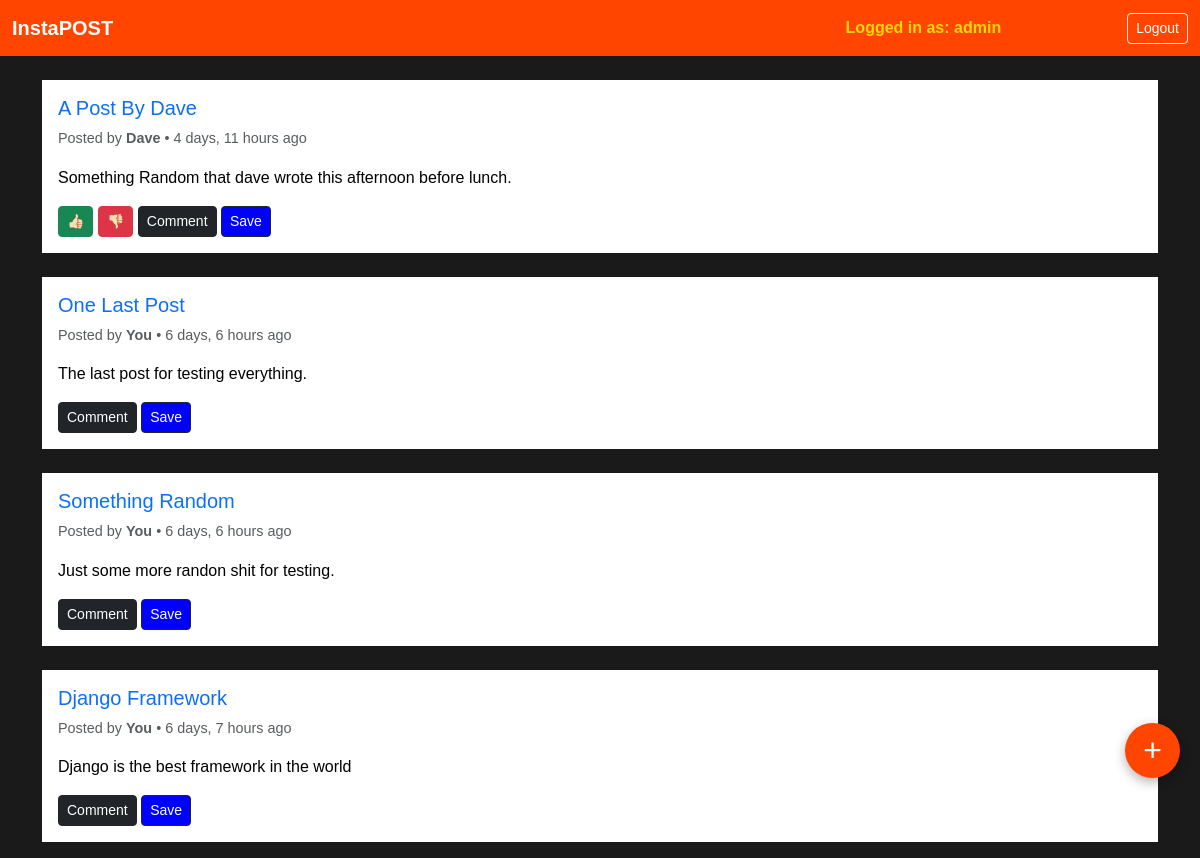
Page /posts/ (signed in) on the earlier database version.
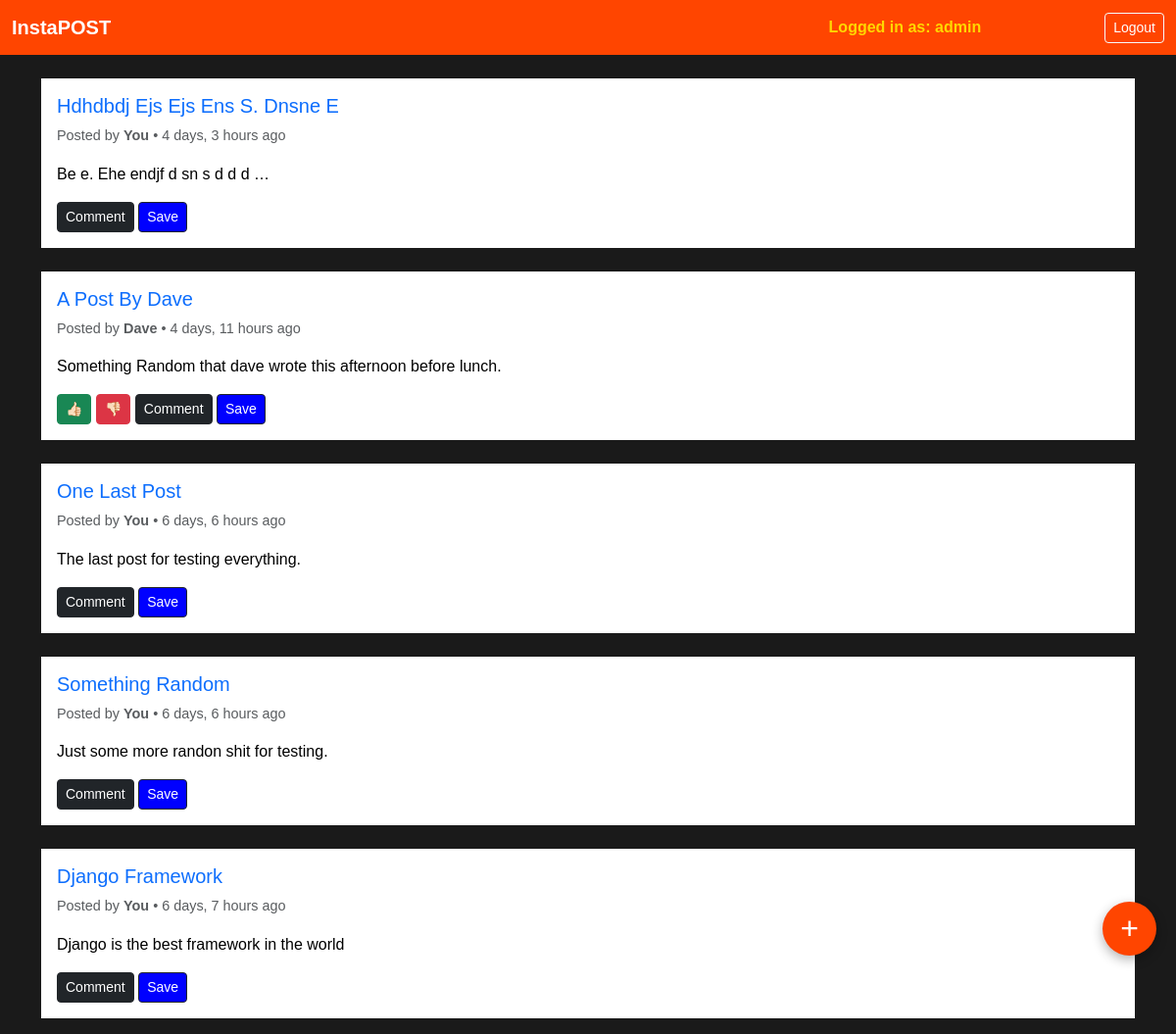
Same page on the later database version.
### posts/models.py (models this page shows, shortened)
class Post(models.Model):
    user = models.ForeignKey(User, models.CASCADE)
    title = models.CharField(max_length=200)
    content = models.CharField(max_length=600, null=True)
    likes = models.IntegerField(default=0)
    liked_by = models.ManyToManyField(User, related_name='liked_by')
    disliked_by = models.ManyToManyField(User, related_name='disliked_by')
    dislikes = models.IntegerField(default=0)
    saved_by = models.ManyToManyField(User, related_name='saved_by')
    no_of_comment = models.IntegerField(default=0)
    created_on = models.DateTimeField(auto_now_add=True)

### posts/views.py (the view)
# urls.py: path('', HomeView.as_view(), name='index'),
@method_decorator(login_required, name='dispatch')
class HomeView(ListView):
    template_name = 'posts/index.html'
    model = Post
    context_object_name = 'posts'
    def get_queryset(self):
        return Post.objects.all().order_by('-created_on')

### templates/posts/index.html (shortened to what this page needs)
{% extends "base.html" %}
{% load static %}
{% block css %}
    <link rel="stylesheet" href="{% static 'posts/style.css' %}">
{% endblock css %}
{% block content %}
{% for post in posts %}
  <div class="container mt-4" id="post-{{post.id}}">
    <div class="card text-dark">
      <div class="card-body">
        <a href="{% url 'post_detail' pk=post.id %}" style="text-decoration: none;"><h5 class="card-title">{{post.title | title}}</h5></a>
        {% if request.user == post.user %}
        <p class="text-muted" style="font-size: 0.9rem;">
          Posted by <strong>You</strong> • {{ post.created_on|timesince }} ago
        </p>
        {% else %}
        <p class="text-muted" style="font-size: 0.9rem;">
          Posted by <strong>{{ post.user.username|truncatechars:10 }}</strong> • {{ post.created_on|timesince }} ago
        </p>
        {% endif %}
        <p class="card-text">{{post.content | truncatewords:10}}</p>
        {% if not post.user == request.user%}
        <button class="btn btn-sm btn-success like-btn" data-id="{{post.id}}">👍🏻</button>
        <button class="btn btn-sm btn-danger dislike-btn" data-id="{{post.id}}">👎🏻</button>
        <a href="{% url 'add_comment' pk=post.id %}"><button class="btn btn-sm btn-dark">Comment</button></a>
        <button class="btn btn-sm btn-dark save-btn" style="background-color: blue;" data-id='{{post.id}}'>Save</button>
        {% else %}
        <a href="{% url 'add_comment' pk=post.id %}"><button class="btn btn-sm btn-dark">Comment</button></a>
        <button class="btn btn-sm btn-dark save-btn" style="background-color: blue;" data-id='{{post.id}}'>Save</button>
        {% endif %}
      </div>
    </div>
  </div>
{% endfor %}
  <a href="{% url 'create_post' %}" class="fab-plus-btn">+</a>
{% endblock content %}

Differences in the rows shown:
added Post: title "Hdhdbdj Ejs Ejs Ens S. Dnsne E", created_on "4 days, 3 hours", content "Be e. Ehe endjf d sn s d d d …"
